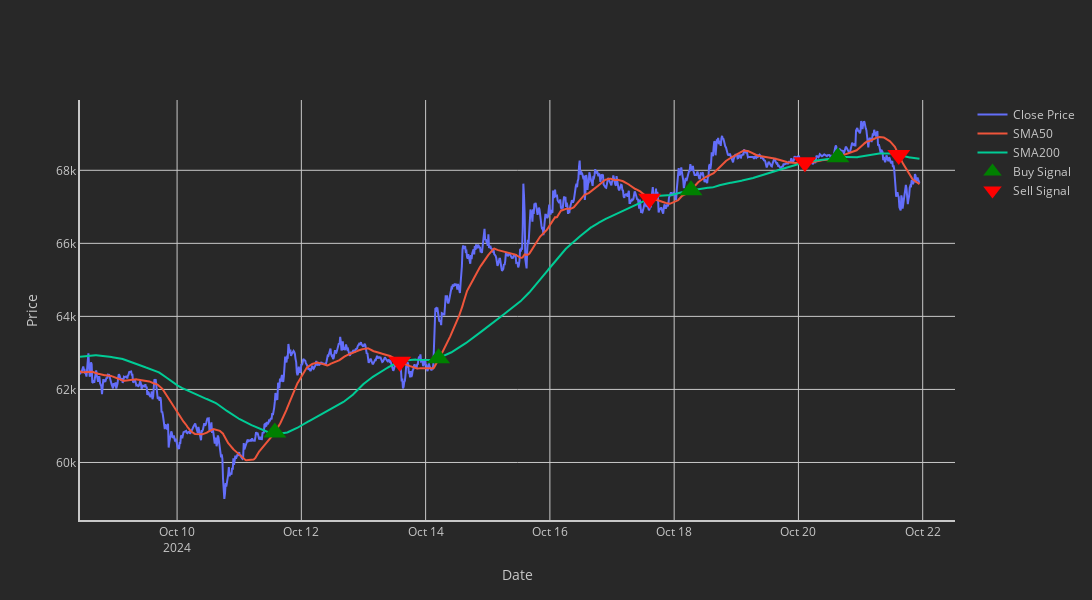

Notebook code cell kept with this figure:
### Markdown cell above
## Visualization

### Code cell
fig = go.Figure()

fig.add_trace(go.Scatter(x=df['time'], y=df['close'], mode='lines', name='Close Price'))

fig.add_trace(go.Scatter(x=df['time'], y=df['SMA50'], mode='lines', name='SMA50'))
fig.add_trace(go.Scatter(x=df['time'], y=df['SMA200'], mode='lines', name='SMA200'))

fig.add_trace(go.Scatter(
    x=df[df['position'] == 1]['time'], 
    y=df['SMA50'][df['position'] == 1], 
    mode='markers', name='Buy Signal', 
    marker=dict(color='green', size=20, symbol='triangle-up')
))

fig.add_trace(go.Scatter(
    x=df[df['position'] == -1]['time'], 
    y=df['SMA50'][df['position'] == -1], 
    mode='markers', name='Sell Signal', 
    marker=dict(color='red', size=20, symbol='triangle-down')
))



fig.update_layout(
    width=1200,
    height=600,
    xaxis_title='Date',
    yaxis_title='Price',
    plot_bgcolor='rgb(40, 40, 40, 100)',
    paper_bgcolor='rgb(40, 40, 40, 100)',
    font=dict(color='rgb(200, 200, 200, 100)'),
    xaxis=dict(
        showline=True,
        linecolor='rgb(200, 200, 200, 100)',
        linewidth=2,
        gridcolor='rgb(200, 200, 200, 100)',
        zerolinecolor='rgb(200, 200, 200, 100)'
    ),
    yaxis=dict(
        showline=True,
        linecolor='rgb(200, 200, 200, 100)',
        linewidth=2,
        gridcolor='rgb(200, 200, 200, 100)',
        zerolinecolor='rgb(200, 200, 200, 100)'
    )
)

fig.update_layout(xaxis_rangeslider_visible=False)
fig.show()

### Figure 1 — Plotly figure (JSON) as saved in the notebook; plotly's stock layout.template omitted (floating-point values rounded to 4 significant figures; data arrays with more than 128 entries replaced by an {"elided": "..."} marker saying what was removed)
{"data": [{"mode": "lines", "name": "Close Price", "type": "scatter", "x": {"elided": "1298 str values"}, "y": {"elided": "1298 float values"}}, {"mode": "lines", "name": "SMA50", "type": "scatter", "x": {"elided": "1298 str values"}, "y": {"elided": "1298 float values"}}, {"mode": "lines", "name": "SMA200", "type": "scatter", "x": {"elided": "1298 str values"}, "y": {"elided": "1298 float values"}}, {"marker": {"color": "green", "size": 20, "symbol": "triangle-up"}, "mode": "markers", "name": "Buy Signal", "type": "scatter", "x": ["2024-10-11T13:45:00", "2024-10-14T05:00:00", "2024-10-18T06:30:00", "2024-10-20T15:15:00"], "y": [60820.0, 62860.0, 67450.0, 68360.0]}, {"marker": {"color": "red", "size": 20, "symbol": "triangle-down"}, "mode": "markers", "name": "Sell Signal", "type": "scatter", "x": ["2024-10-13T14:00:00", "2024-10-17T14:30:00", "2024-10-20T02:30:00", "2024-10-21T14:45:00"], "y": [62760.0, 67220.0, 68220.0, 68420.0]}], "layout": {"font": {"color": "rgb(200, 200, 200, 100)"}, "height": 600, "paper_bgcolor": "rgb(40, 40, 40, 100)", "plot_bgcolor": "rgb(40, 40, 40, 100)", "width": 1200, "xaxis": {"gridcolor": "rgb(200, 200, 200, 100)", "linecolor": "rgb(200, 200, 200, 100)", "linewidth": 2, "rangeslider": {"visible": false}, "showline": true, "title": {"text": "Date"}, "zerolinecolor": "rgb(200, 200, 200, 100)"}, "yaxis": {"gridcolor": "rgb(200, 200, 200, 100)", "linecolor": "rgb(200, 200, 200, 100)", "linewidth": 2, "showline": true, "title": {"text": "Price"}, "zerolinecolor": "rgb(200, 200, 200, 100)"}}}
